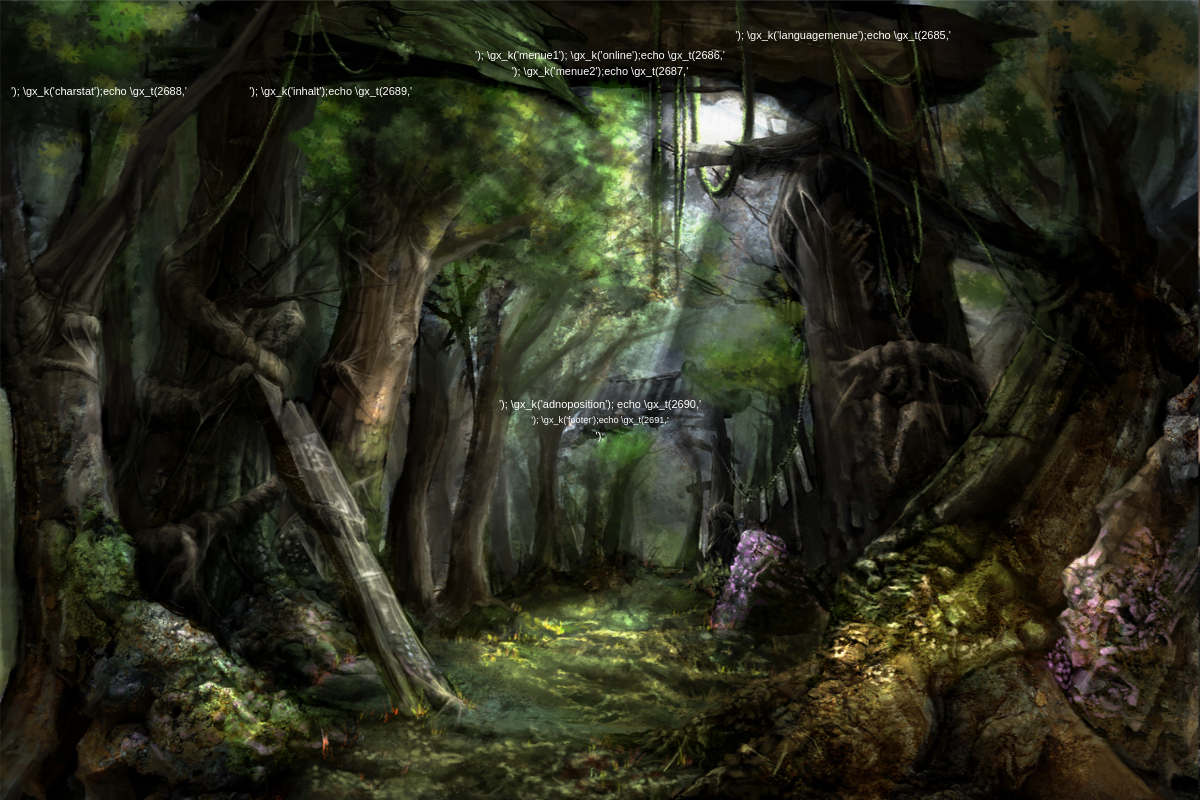
The page /forest.php (signed in) on the database its author committed.
### tables this page shows
CREATE TABLE `alk_map` (
  `id` int(32) NOT NULL,
  `x` int(11) NOT NULL DEFAULT '0',
  `y` int(11) NOT NULL DEFAULT '0',
  `name` text NOT NULL,
  `description` text NOT NULL,
  `img` text NOT NULL,
  `backimg` text NOT NULL,
  `file` text NOT NULL,
  `block` tinyint(1) NOT NULL DEFAULT '0',
  `monster` text NOT NULL,
  `buildings` text NOT NULL,
  `plants` text NOT NULL
);

### src/forest.php (called while the page is built, shortened)
<?php
require_once 'config.inc.php';
$posx = getuserposx($user[id]);
$posy = getuserposy($user[id]);
$abfragen = mysql_query("select * from alk_map WHERE x = '$posx' AND y = '$posy'");
$map = mysql_fetch_array($abfragen);
$inhalt .= "<p style='text-align: center;'><a href='" . getCurrentFile() . "?op=hunt'>$lang_hunt</a> | <a href='" . getCurrentFile() . "?action=gather'>$lang_gather</a> | <a href='" . getCurrentFile() . "?op=fight'>$lang_fight</a></p>";
$inhalt .= "<div style='background-image: url(\"images/buildings/forest1.png\");height: 200px; width: 100%; border: 1px solid; text-align: center;'></div>";
$inhalt .= "<p>$map[description] ->> ". getPlantIdFromMap($posx, $posy) ."</p>";
$inhalt .= "<p style='text-align: center;'>". showNotification($_SESSION[message])."</p>";
$inhalt .= showChat($user[id]);
$inhalt .= "<br><p style='text-align: right;'><a href='map.php'>$lang_back $lang_tomap</a></p>";
$sitetitle = getMapNameByPos($pos);
include_once 'template.php';
?>

### src/common.php (called while the page is built, shortened)
<?php
function showChat($userid) {
    $inhalt = "<table><tr><td>";
    $chatabfragen = mysql_query("select * from alk_chat WHERE place = '". getCurrentLocationByUserId($userid)."' ORDER BY id ASC");
    $inhalt .= "<form action='". getCurrentFile()."?chatop=addtext' method='post'>";
    $inhalt .= "<p>". getnamebyid($userid).": <input style='width: 250px;' id='message' name='message' type='text' value='' autofocus></p>";
    $inhalt .= "<input type='submit' name='submit' value='Chat' class='button'> <a href='". getCurrentFile() ."'><img alt='reload' style='width:25px;height:25px;' src''></a>";
    $inhalt .= "</form>";
    $inhalt .= "</td></tr></table>";
    return $inhalt;
}
function getnamebyid($id) {
    $abfrage = mysql_query("select * from alk_user WHERE `id` = '" . $id . "' LIMIT 1");
    $row = mysql_fetch_array($abfrage);
    return $row[user];
}
function getuserposx($id) {
    $abfrage = mysql_query("select pos from alk_user WHERE `id` = '$id' LIMIT 1");
    $user = mysql_fetch_array($abfrage);
    $pos = explode(":", $user[pos]);
    return $pos[0];
}
function getuserposy($id) {
    $abfrage = mysql_query("select pos from alk_user WHERE `id` = '$id' LIMIT 1");
    $user = mysql_fetch_array($abfrage);
    $pos = explode(":", $user[pos]);
    return $pos[1];
}
function getCurrentLocationByUserId($id) {
    $posx = getuserposx($id);
    $posy = getuserposy($id);
    return $posx.":".$posy;
}
function getMapNameByPos($pos) {
    $position = explode(":", $pos);
    $posx = $position[0];
    $posy = $position[1];
    $mapsql = "SELECT name FROM alk_map WHERE x='$posx' AND y='$posy'";
    $result = mysql_query($mapsql);
    $map = mysql_fetch_array($result);
    return $map[name];
}
function getCurrentFile() {
    $currentfile = explode("/",$_SERVER['PHP_SELF']);
    return $currentfile[count($currentfile)-1];
}
?>

### src/charstat.php (called while the page is built, shortened)
<?php
if (isset($_SESSION["id"])) {
    $charstat .= "</div>";
}
?>

### src/config.inc.php (the view, shortened to what this page needs)
<?php
if (empty($_SESSION["id"])) {
    include_once 'lang/de.php';
    $online = "<a href='index.php'>$lang_home</a> | <a href='login.php'>$lang_login</a> | <a href='registration.php'>$lang_registration</a>";
    $ressourcen = "";
    $menue1 = "";
    $menue2 = "";
}
else {
    include_once 'common.php';
    $abfragen = mysql_query("select * from alk_user WHERE `id` = '" . $_SESSION['id'] . "'");
    $user = mysql_fetch_array($abfragen);
    $posx = getuserposx($user[id]);
    $posy = getuserposy($user[id]);
    $pos = getCurrentLocationByUserId($user[id]);
    $abfragen = mysql_query("select * from alk_map WHERE x = '$posx' AND y = '$posy'");
    $map = mysql_fetch_array($abfragen);
    echo "<img id='hintergrund' src='images/fullbackground/$map[backimg].jpg'>";
    $ressourcen = "<p style='float: right; margin-top: 0px;'>$bigm<a href='messages.php'>$lang_letterpigeon</a>$unbigm</p><p style='float: left; margin-top: 0px;'>";
    $ressourcen .= "</p>";
    $menue1 = ""
            . "<a href='charakter.php'>$lang_charakter</a> | "
            . "";
    $online = "<a href='profile.php?id=$_SESSION[id]'>$lang_profile</a> | "
            . "<a href='settings.php'>$lang_settings</a> ";
    $menue2 = "";
    if ($user[pos] == $user[endpos]) {
        $menue2 .= "<b><a href='currentposition.php?x=$posx&y=$posy'>$lang_currentposition</a></b> | ";
    }
    $menue2 .= ""
            . "<a href='map.php?x=$posx&y=$posy'>$lang_map</a> | "
            . "<a href='toplist.php'>$lang_toplist</a>"
            . "";
    include_once 'charstat.php';
}
$languagemenue = '';
$footer = "";
?>

### src/template.php
<?php
    $body = implode("",file("template/normal.php"));
    $body = str_replace("<?titel?>", $sitetitle, $body);
    $body = str_replace("<?inhalt?>",$inhalt,$body);
    $body = str_replace("<?ressourcen?>", $ressourcen, $body);
    $template = implode("",file("template/style.php"));
    $template = str_replace("<?inhalt?>", $body, $template);
    $template = str_replace("<?languagemenue?>", $languagemenue, $template);
    $template = str_replace("<?menue1?>", $menue1, $template);
    $template = str_replace("<?menue2?>", $menue2, $template);
    $template = str_replace("<?menue3?>", $menue3, $template);
    $template = str_replace("<?online?>", $online, $template);
    $template = str_replace("<?footer?>", $footer, $template);
    $template = str_replace("<?charstat?>", $charstat, $template);
    $template = str_replace("<?adright?>", $adright, $template);
    $template = str_replace("<?adnoposition?>", $adnoposition, $template);
    $template = str_replace("<?adapp?>", $adapp, $template);
    echo ($template);
?>

### src/template/style.css (style rules this page uses)
td { font-family : Verdana, Arial, Helvetica, sans-serif; font-size : 11px; color : #FFFFFF; line-height : 16px; }
body { font-family : Verdana, Arial, Helvetica, sans-serif; font-size : 11px; color : #FFFFFF; background-color: #000000; line-height : 16px; background-attachment: fixed; }
#hintergrund { top: 0px; left: 0px; width: 100%; height: 100%; position: fixed; z-index: -1; }

### rows shown on the page
alk_map: backimg (picture), name "'); \\gx_k('languagemenue');echo \\gx_t(2685,' '); \\gx_k('menue1'); \\gx_k('online');echo \\gx_t(2686,' '); \\gx_k('menue2');echo \\gx_t(2687,' '); \\gx_k('charstat');echo \\gx_t(2688,' '); \\gx_k('inhalt');echo \\gx_t(2689,' '); \\gx_k('adnoposition'); echo \\gx_t(2690,' '); \\gx_k('footer');echo \\gx_t(2691,'"
